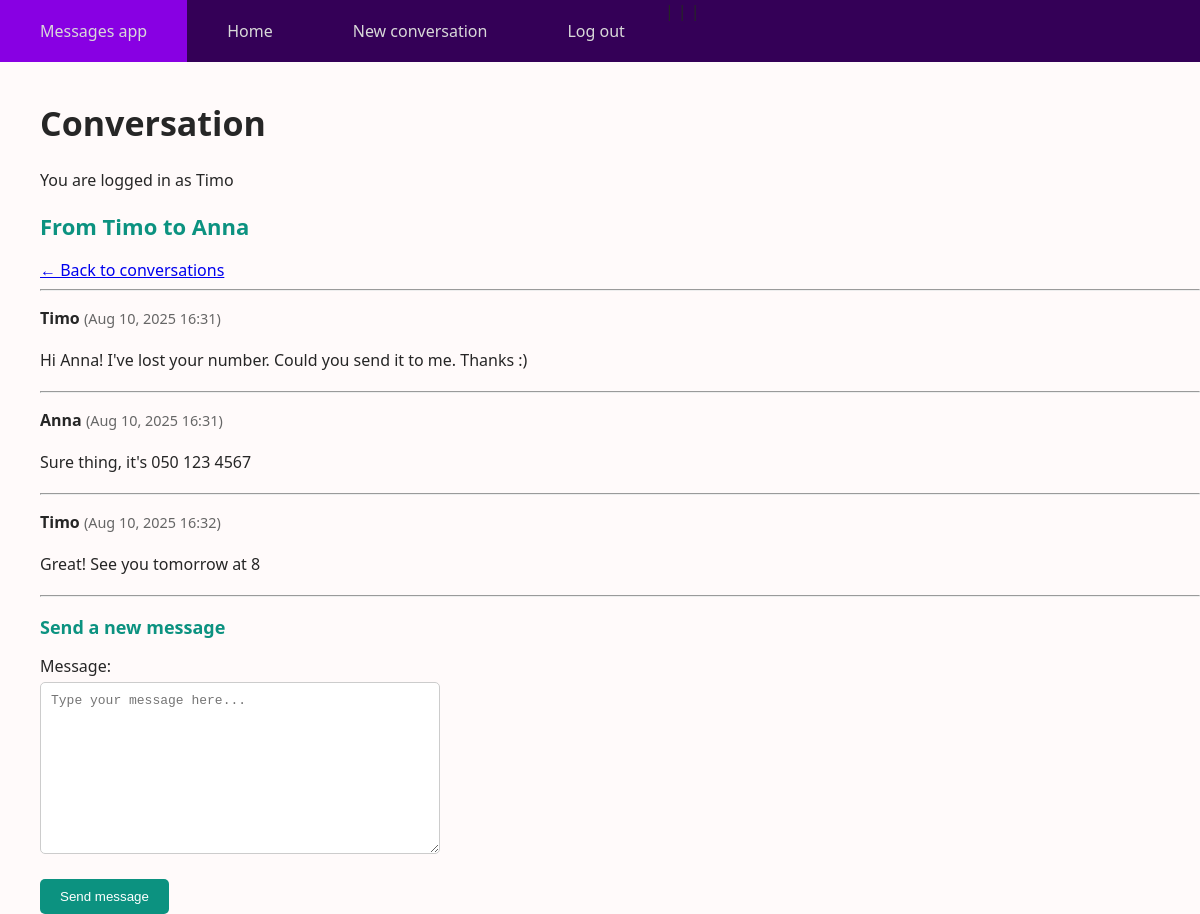
Screenshot of /conversation/1/ (signed in) with the database file from the repository.
### messagesapp/models.py (models this page shows, shortened)
class Conversation(models.Model):
    initiator = models.ForeignKey(User, on_delete=models.CASCADE, related_name="initiators")
    receiver = models.ForeignKey(User, on_delete=models.CASCADE, related_name="receivers")
    created = models.DateTimeField(auto_now_add=True)
    deleted = models.BooleanField(default=False)

class Message(models.Model):
    sender = models.ForeignKey(User, on_delete=models.CASCADE, related_name="senders")
    recipient = models.ForeignKey(User, on_delete=models.CASCADE, related_name="recipients")
    conversation = models.ForeignKey(Conversation, on_delete=models.CASCADE, related_name="messages")
    content = models.CharField(max_length=1000)
    created = models.DateTimeField(auto_now_add=True)
    deleted = models.BooleanField(default=False)

### messagesapp/views.py (the view, shortened to what this page needs)
# urls.py: path("conversation/<int:conversation_id>/", conversationDetailPage, name="conversation_detail"),
@login_required
def conversationDetailPage(request, conversation_id):
    conversation = get_object_or_404(Conversation, id=conversation_id)
    form = NewMessageForm()
    messages = conversation.messages.all().order_by("created")
    return render(request, "conversation_detail.html", {
        "messages": messages,
        "conversation": conversation,
        "form": form
    })

### messagesapp/forms.py
class NewMessageForm(forms.Form): # For adding messages to existing conversations
    message = forms.CharField(
        label="Message",
        widget=forms.Textarea(attrs={
            'class': 'form-control',
            'placeholder': 'Type your message here...'
        })
    )

### messagesapp/templates/conversation_detail.html (shortened to what this page needs)
{% extends "base.html" %}
{% block content %}
    <div class="container">
        <h1>Conversation</h1>
        <p>You are logged in as {{ request.user.username }}</p>
        <h2>From {{ conversation.initiator.username }} to {{ conversation.receiver.username }}</h2>
        <a href="{% url 'home' %}">← Back to conversations</a>
        <hr>
        {% for message in messages %}
        <div class="message {% if message.sender == request.user %}sent{% else %}received{% endif %}">
            <p>
                <strong>{{ message.sender.username }}</strong>
                <span style="font-size: 0.9em; color: #666;">
                    ({{ message.created|date:"M d, Y H:i" }})
                </span>
            </p>
            <p>{{ message.content }}</p>
        </div>
        <hr>
        {% empty %}
        <p>No messages in this conversation yet.</p>
        <hr>
        {% endfor %}
        <h3>Send a new message</h3>
        <form method="post">
            {{ form.as_p }}
            <button type="submit">Send message</button>
        </form>
    </div>
{% endblock %}

### messagesapp/templates/base.html (shortened to what this page needs)
{% load static %}
<!DOCTYPE html>
<html lang="en">
<head>
    <link rel="stylesheet" type="text/css" href="{% static 'style.css' %}">
</head>
<body>
    <div class="topnav">
        <a href="/">Messages app</a> |
        <a href="/home">Home</a> |
        <a href="/new-conversation">New conversation</a> |
        <a href="/logout">Log out</a>
    </div>
    <div class="content-wrapper">
    {% block content %}
    {% endblock  %}
    </div>
</body>
</html>

### messagesapp/static/style.css (style rules this page uses)
body { background: snow; font-family: 'Segoe UI', Tahoma, Geneva, Verdana, sans-serif; color: rgb(38, 38, 38); margin: 0; }
.content-wrapper { padding-left: 40px; padding-top: 15px; }
h1 { font-size: 34px; }
h2 { font-size: 22px; color: rgb(12, 146, 128); }
h3 { font-size: 18px; color: rgb(12, 146, 128); margin-bottom: 10px; }
p { margin-bottom: 20px; }
.topnav { background-color: rgb(52, 0, 87); overflow: hidden; margin: 0; padding: 0; }
.topnav a { float: left; color: rgb(217, 217, 217); text-align: center; padding: 20px 40px; text-decoration: none; font-size: 16px; }
form { background: transparent; border-radius: 5px; max-width: 400px; margin: 0; }
form label { display: block; margin-bottom: 5px; }
form input, textarea { width: 100%; padding: 10px; border: 1px solid #ccc; border-radius: 5px; box-sizing: border-box; font-size: 13px; color: #333333; }
button, form input[type="submit"] { width: auto; background: rgb(12, 146, 128); color: #fff; border: none; padding: 10px 20px; border-radius: 5px; cursor: pointer; }

### rows the page displays
Conversation: initiator.username "Timo", receiver.username "Anna"
Message: sender.username "Timo", created "Aug 10, 2025 16:31", content "Hi Anna! I've lost your number. Could you send it to me. Thanks :)"
Message: sender.username "Anna", created "Aug 10, 2025 16:31", content "Sure thing, it's 050 123 4567"
Message: sender.username "Timo", created "Aug 10, 2025 16:32", content "Great! See you tomorrow at 8"

### other values shown
{{ request.user.username }} "Timo"
